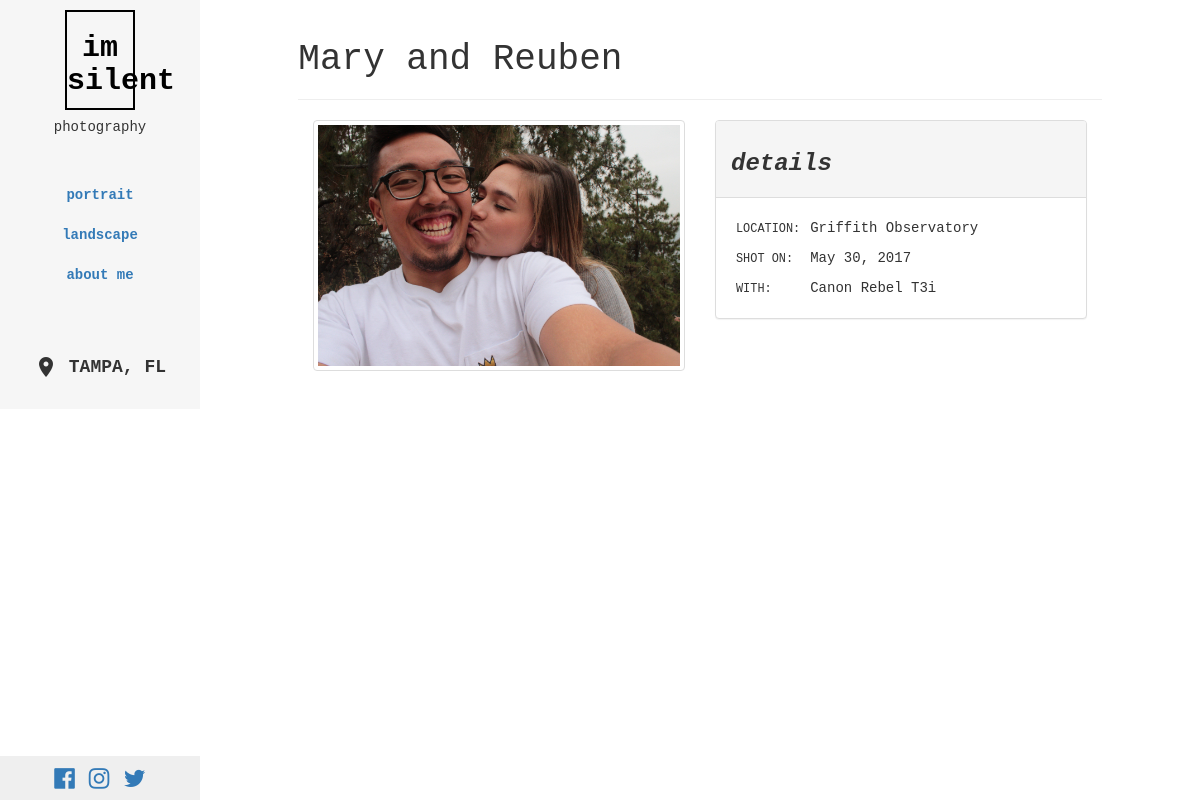
/img/3/, run on the app's committed database.
### test_app/models.py (models this page shows, shortened)
class ImageUpload( models.Model ):
    PORTRAIT = 'portrait'
    LANDSCAPE = 'landscape'
    CATEGORIES = (
        ( PORTRAIT, 'Portrait'),
        ( LANDSCAPE, 'Landscape' )
    )
    image = models.ImageField( upload_to = 'user_img/' )
    title = models.CharField( max_length = 50 )
    category = models.CharField( max_length = 20, choices = CATEGORIES,
        default = PORTRAIT )
    date = models.DateField( default = '0000-00-00', verbose_name = 'Date (YYYY-MM-DD)')
    camera = models.CharField( max_length = 20 )
    location = models.CharField( max_length = 100 )
    frontpage = models.BooleanField( default = False, verbose_name = 'Display on frontpage?' )

### test_app/views.py (the view, shortened to what this page needs)
# urls.py: url( r'^img/(?P<pk>\d+)/$', views.ImageUpdate.as_view(), name = 'update' ),
class ImageUpdate( UpdateView ):
    template_name = 'test_app/img/details.html'
    fields = ( 'title', 'category', 'frontpage')
    model = models.ImageUpload
    def get_context_data( self, **kwargs ):
        image = self.model.objects.filter( pk = self.kwargs['pk'] ).values()[0] # retrieve pk from url
        title = image['title']
        data = super().get_context_data( **kwargs )
        data['title'] = title
        data['image'] = image
        data['loggedin'] = self.request.user.is_authenticated
        return data

### test_app/context_processors.py (called while the page is built)
def uprofile_processor( request ):
    profile = models.UserProfile.objects.values()[0]
    return { 'profile': profile }

### templates/test_app/img/details.html
<!DOCTYPE html>
{% extends "test_app/base_styled.html" %}
{% load staticfiles %}
{% block main_body %}
  <div class="container-fluid col-xs-10 col-xs-offset-1">
    <div class="page-header">
      <h1>{{ image.title }}</h1>
    </div>
    <div class="col-xs-6">
      <a href="#" class="thumbnail">
        <img src="/media/{{ image.image }}" alt="...">
      </a>
    </div>
    <div class="col-xs-6">
      {% if loggedin %}
      <div class="panel panel-default">
        <div class="panel-heading">
          <h3><em>update this image</em></h3>
        </div>
        <div class="panel-body">
          <form class="" method="post">
            {% csrf_token %}
            {{ form.as_p }}
             <p><input type="submit" class="btn btn-primary" name="" value="Submit">&nbsp;<a href="{% url 'test_app:delete' image.id %}"><button type="button" class="btn btn-danger">Delete</button></a></p>
          </form>
        </div>
      </div>
      {% else %}
        <div class="panel panel-default">
          <div class="panel-heading">
            <h3><strong><em>details</em></strong></h3>
          </div>
          <div class="panel-body">
            <table class="table-condensed">
              <tr><td><small>LOCATION:</small></td>
                  <td>{{ image.location }}</td>
              </tr>
              <tr><td><small>SHOT ON:</small></td>
                  <td>{{ image.date }}</td>
              </tr>
              <tr><td><small>WITH:</small></td>
                  <td>{{ image.camera }}</td>
              </tr>
            </table>
          </div>
        </div>
      {% endif %}
    </div>
  </div>
{% endblock %}

### static/css/style.css (style rules this page uses)
body { font-family: 'Merriweather Sans', sans-serif; font-family: 'Inconsolata', monospace; }
#main img { width: 100%; }
*, *:before, *:after { box-sizing: border-box !important; }

### data on the page
ImageUpload: title "Mary and Reuben", image (picture), location "Griffith Observatory", date "May 30, 2017", camera "Canon Rebel T3i"
